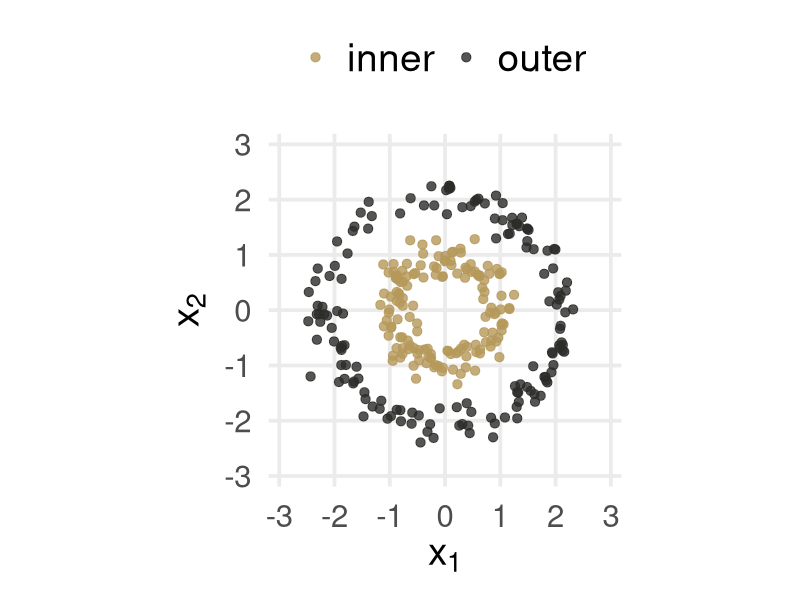
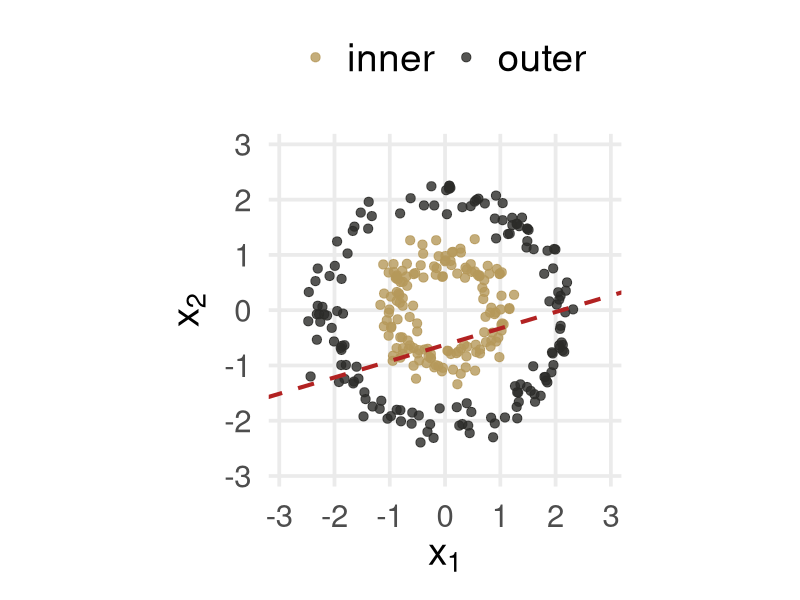
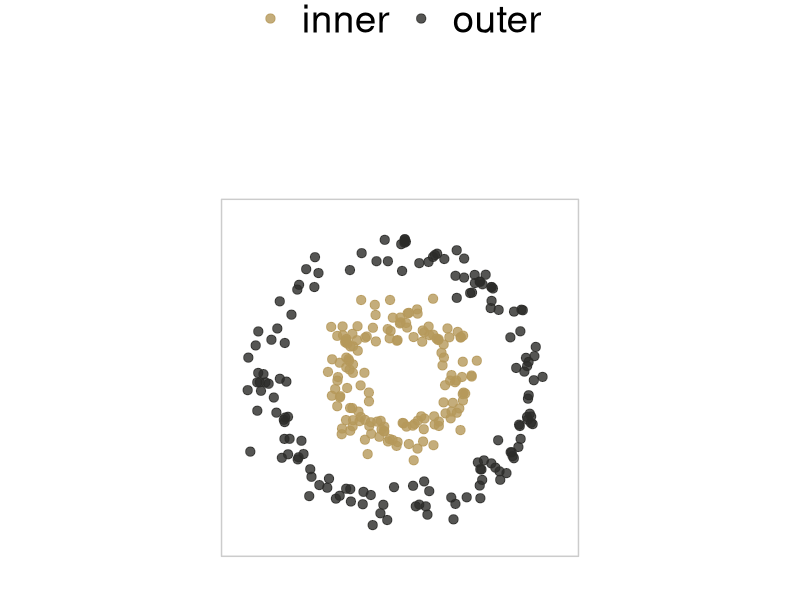
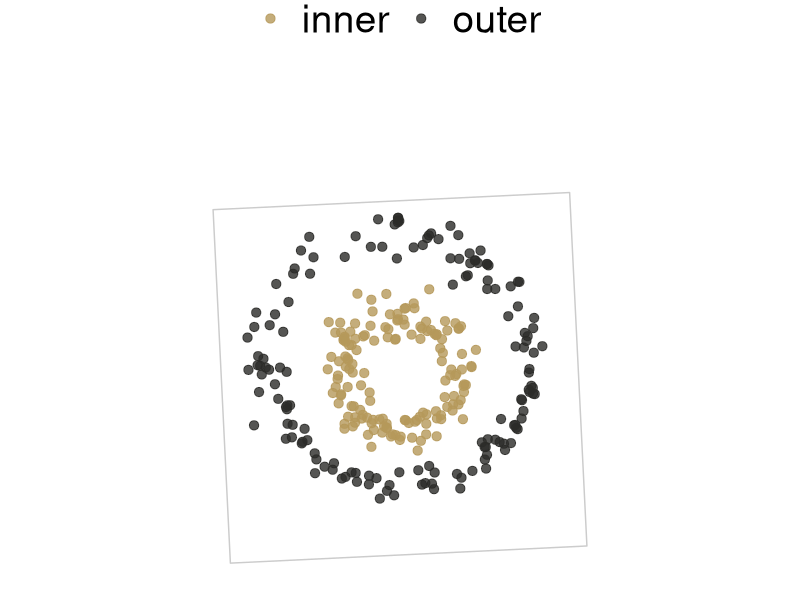
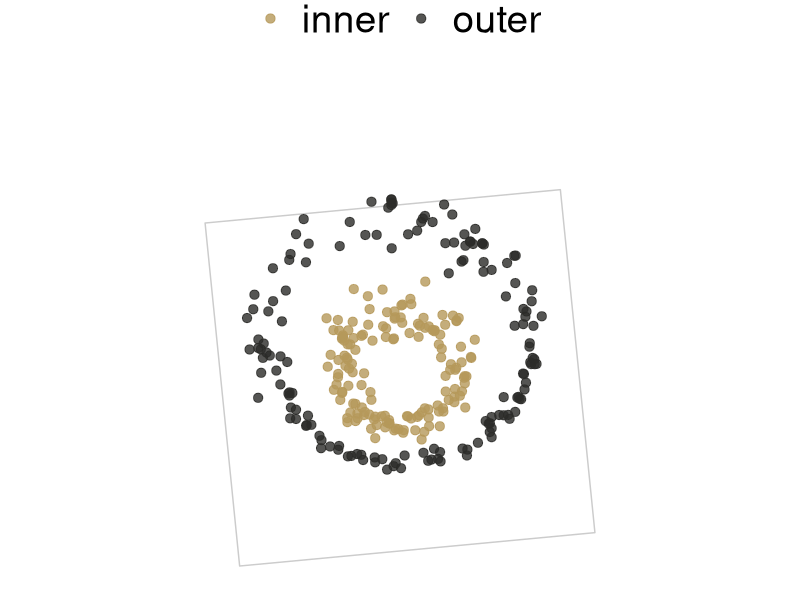
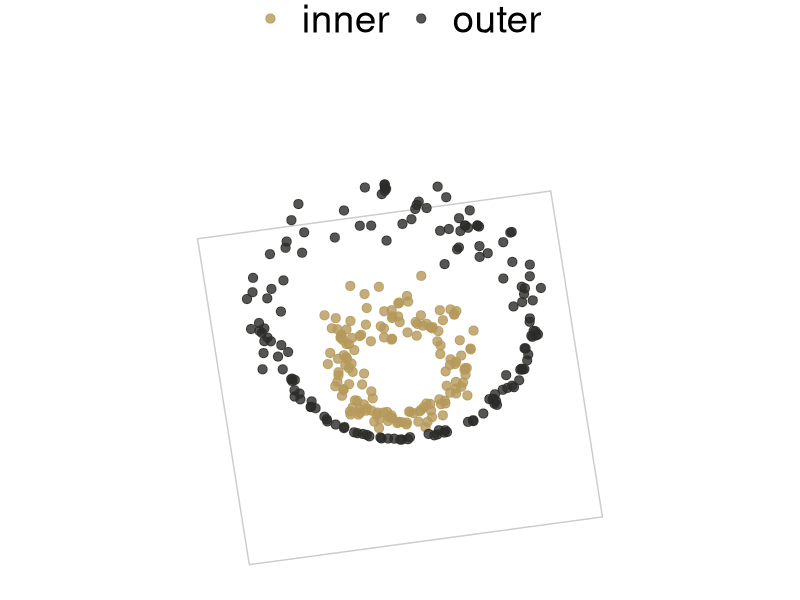
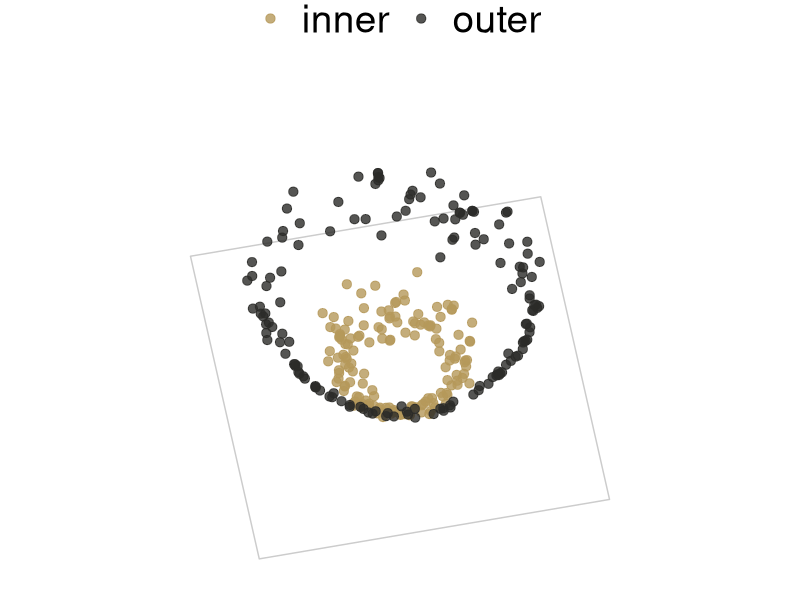
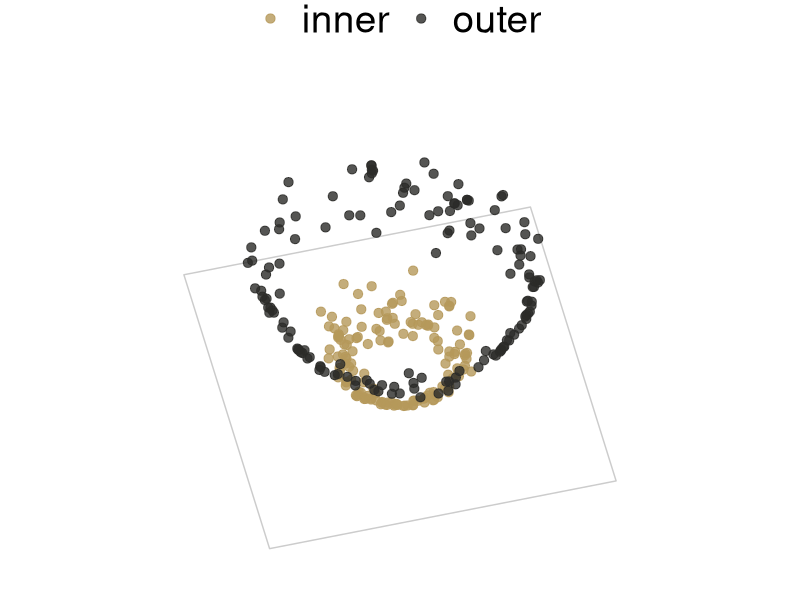

Write R code to recreate these figures, in order. (Note: this script raises an error after producing the figures.)
# Support vector machines and the kernel trick on two concentric rings.
# No line separates the rings in 2D. Lifting each point with
# z = x1^2 + x2^2 lets a flat plane separate them. This script fits both
# SVMs and writes every figure, table, and number that main.tex reads.
library(e1071)
library(ggplot2)

set.seed(376)
n_per <- 150
ring <- function(n, r, label) {
  theta <- runif(n, 0, 2 * pi)
  rad   <- r + rnorm(n, 0, 0.18)
  data.frame(x1 = rad * cos(theta), x2 = rad * sin(theta), ring = label)
}
dat <- rbind(ring(n_per, 1.0, "inner"), ring(n_per, 2.1, "outer"))
dat$ring <- factor(dat$ring)
dat$z <- dat$x1^2 + dat$x2^2                      # the lift

test_idx <- unlist(lapply(split(seq_len(nrow(dat)), dat$ring),
                          function(i) sample(i, round(0.3 * length(i)))))
train <- dat[-test_idx, ]
test  <- dat[test_idx, ]

# Linear SVM in the original 2D space
fit2d <- svm(ring ~ x1 + x2, data = train, kernel = "linear", cost = 1, scale = FALSE)
acc2d <- mean(predict(fit2d, test) == test$ring)

# Linear SVM in the lifted 3D space: its boundary is a flat plane
fit3d <- svm(ring ~ x1 + x2 + z, data = train, kernel = "linear", cost = 1, scale = FALSE)
pred3d <- predict(fit3d, test)
acc3d <- mean(pred3d == test$ring)
w   <- drop(t(fit3d$coefs) %*% fit3d$SV)          # w1, w2, w3 (on x1, x2, z)
rho <- fit3d$rho                                  # plane: w . (x1,x2,z) = rho
plane_z <- function(x1, x2) (rho - w[1] * x1 - w[2] * x2) / w[3]

cols <- c(inner = "#B5985A", outer = "#2B2B28")
lim  <- c(-2.9, 2.9)
base_theme <- theme_minimal(base_size = 28) +
  theme(legend.position = "top", panel.grid.minor = element_blank(),
        legend.text = element_text(size = 28))

# ---- 2D plots ---------------------------------------------------------------
p2d <- ggplot(dat, aes(x1, x2, colour = ring)) +
  geom_point(size = 2.8, alpha = 0.8) +
  scale_colour_manual(values = cols, name = NULL) +
  coord_equal(xlim = lim, ylim = lim) +
  labs(x = expression(x[1]), y = expression(x[2])) + base_theme
ggsave("../figures/rings_2d.pdf", p2d, width = 6, height = 6)

# best linear boundary in 2D: w2d . x = rho2d
w2d <- drop(t(fit2d$coefs) %*% fit2d$SV)
p2d_line <- p2d + geom_abline(intercept = fit2d$rho / w2d[2], slope = -w2d[1] / w2d[2],
                              linewidth = 1.4, colour = "#B22222", linetype = "dashed")
ggsave("../figures/rings_2d_line.pdf", p2d_line, width = 6, height = 6)

# ---- 3D flipbook: tilt from a top view into 3D ------------------------------
proj <- function(x, y, z, tilt, az, zscale = 0.55) {
  X <- x * cos(az) - y * sin(az)
  Y <- x * sin(az) + y * cos(az)
  data.frame(sx = X, sy = Y * cos(tilt) + zscale * z * sin(tilt),
             depth = Y * sin(tilt) - zscale * z * cos(tilt))
}
n_tilt <- 10
tilts <- seq(0, 68, length.out = n_tilt) * pi / 180
azs   <- seq(0, 25, length.out = n_tilt) * pi / 180
frames <- c(seq_len(n_tilt), n_tilt + 1)          # the last frame adds the plane
sq <- expand.grid(x1 = c(-2.9, 2.9), x2 = c(-2.9, 2.9))[c(1, 2, 4, 3), ]

for (k in frames) {
  i <- min(k, n_tilt); show_plane <- k > n_tilt
  pts <- cbind(dat, proj(dat$x1, dat$x2, dat$z, tilts[i], azs[i]))
  pts$above <- dat$z > plane_z(dat$x1, dat$x2)
  floor <- proj(sq$x1, sq$x2, 0, tilts[i], azs[i])
  pl    <- proj(sq$x1, sq$x2, plane_z(sq$x1, sq$x2), tilts[i], azs[i])
  g <- ggplot() +
    geom_polygon(data = floor, aes(sx, sy), fill = NA, colour = "grey80")
  if (show_plane) {
    g <- g + geom_point(data = pts[!pts$above, ], aes(sx, sy, colour = ring), size = 2.8, alpha = 0.8) +
      geom_polygon(data = pl, aes(sx, sy), fill = "#B22222", alpha = 0.22, colour = "#B22222") +
      geom_point(data = pts[pts$above, ], aes(sx, sy, colour = ring), size = 2.8, alpha = 0.8)
  } else {
    pts <- pts[order(-pts$depth), ]
    g <- g + geom_point(data = pts, aes(sx, sy, colour = ring), size = 2.8, alpha = 0.8)
  }
  g <- g + scale_colour_manual(values = cols, name = NULL) +
    coord_equal(xlim = c(-3.3, 3.3), ylim = c(-3.2, 5.0)) +
    theme_void(base_size = 28) + theme(legend.position = "top",
                                        legend.text = element_text(size = 28))
  ggsave(sprintf("../figures/lift_%02d.pdf", k), g, width = 6, height = 6.6)
}
writeLines(sprintf("\\includegraphics<%d>[height=0.70\\textheight]{figures/lift_%02d.pdf}%%", frames, frames),
           "../tables/lift_frames.tex")

# ---- back in 2D: the plane meets the bowl in a circle -----------------------
grid <- expand.grid(x1 = seq(lim[1], lim[2], length.out = 300),
                    x2 = seq(lim[1], lim[2], length.out = 300))
grid$z <- grid$x1^2 + grid$x2^2
grid$region <- predict(fit3d, grid)
grid$dv <- attr(predict(fit3d, grid, decision.values = TRUE), "decision.values")[, 1]
pback <- ggplot() +
  geom_raster(data = grid, aes(x1, x2, fill = region), alpha = 0.18) +
  geom_contour(data = grid, aes(x1, x2, z = dv), breaks = 0, colour = "#B22222", linewidth = 1.4) +
  geom_point(data = train, aes(x1, x2, colour = ring), size = 1.8, alpha = 0.45) +
  geom_point(data = test, aes(x1, x2, colour = ring), size = 2.8, shape = 21, stroke = 1.3, fill = "white") +
  scale_fill_manual(values = cols, guide = "none") +
  scale_colour_manual(values = cols, name = NULL) +
  coord_equal(xlim = lim, ylim = lim) +
  labs(x = expression(x[1]), y = expression(x[2])) + base_theme
ggsave("../figures/rings_back.pdf", pback, width = 6, height = 6)

# ---- tables and numbers -----------------------------------------------------
pct <- function(a) sprintf("%.0f\\%%", 100 * a)
writeLines(c(
  "\\begin{tabular}{lc}", "\\toprule",
  "\\textbf{Linear SVM on} & \\textbf{Held-out correct} \\\\", "\\midrule",
  sprintf("$(x_1, x_2)$ & %s \\\\", pct(acc2d)),
  sprintf("$(x_1, x_2, x_1^2 + x_2^2)$ & %s \\\\", pct(acc3d)),
  "\\bottomrule", "\\end{tabular}"), "../tables/accuracy.tex")
writeLines(c(
  sprintf("\\newcommand{\\npts}{%d}", nrow(dat)),
  sprintf("\\newcommand{\\ntrain}{%d}", nrow(train)),
  sprintf("\\newcommand{\\ntest}{%d}", nrow(test)),
  sprintf("\\newcommand{\\acctwo}{%s}", pct(acc2d)),
  sprintf("\\newcommand{\\accthree}{%s}", pct(acc3d)),
  sprintf("\\newcommand{\\nsv}{%d}", fit3d$tot.nSV)), "../tables/numbers.tex")

cat("2D linear acc:", acc2d, " lifted linear acc:", acc3d, " SVs:", fit3d$tot.nSV, "\n")
cat("plane w:", round(w, 3), " rho:", round(rho, 3), "\n")
print(table(Prediction = pred3d, Truth = test$ring))
